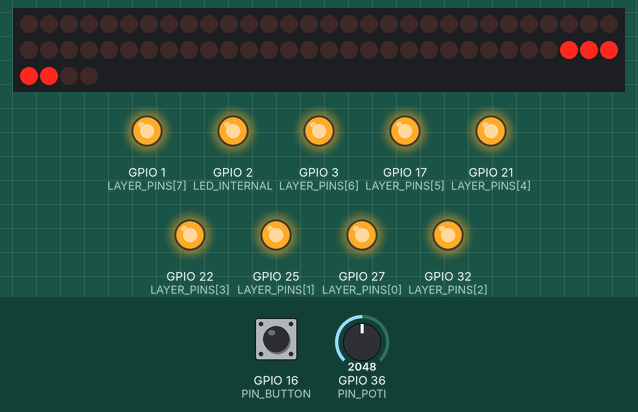
Bench run of a program on a simulated ESP32. Shown: 64 shift-register outputs drawn as a row of LEDs (first output left, lit = HIGH), output pins drawn as LEDs (lit = HIGH). Wiring (inferred from the names in the program): 8 × shift register (74HC595): data GPIO 26; shift clock GPIO 19; latch GPIO 18. Wiring (inferred from the signals the program sends): row of LEDs: on Q0, Q1, Q2, Q3, Q4, Q5, Q6, Q7, Q8, Q9, Q10, Q11, Q12, Q13, Q14, Q15, Q16, Q17, Q18, Q19, Q20, Q21, Q22, Q23, Q24, Q25, Q26, Q27, Q28, Q29, Q30, Q31, Q32, Q33, Q34, Q35, Q36, Q37, Q38, Q39, Q40, Q41, Q42, Q43, Q44, Q45, Q46, Q47, Q48, Q49, Q50, Q51, Q52, Q53, Q54, Q55, Q56, Q57, Q58, Q59, Q60, Q61, Q62, Q63. The test bench sets the inputs (shaded band); at power-on: GPIO 16 (PIN_BUTTON) HIGH, GPIO 36 (PIN_POTI) = 2048. Random numbers use the default seed unless the program sets one; pins used as bus, display or sensor lines are not drawn.

Above: at 1.2 s.
1.3 s: GPIO 16 (PIN_BUTTON) pulled LOW for 0.15 s
At 1.65 s:
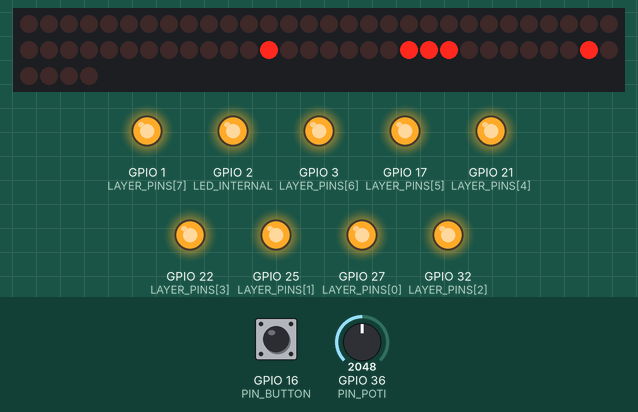
2.0 s: GPIO 16 (PIN_BUTTON) pulled LOW for 1 s
At 2.8 s:
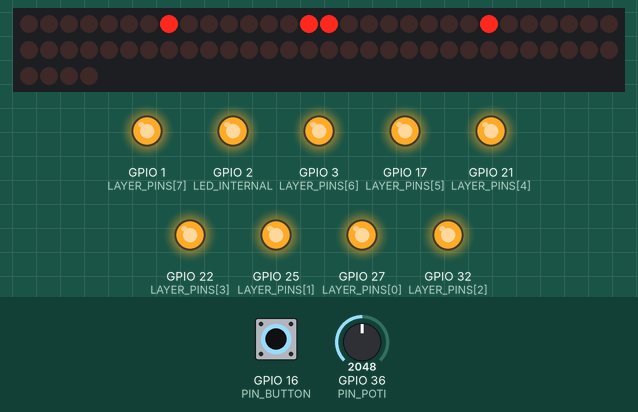
3.6 s: GPIO 16 (PIN_BUTTON) pulled LOW for 0.15 s
At 4.05 s:
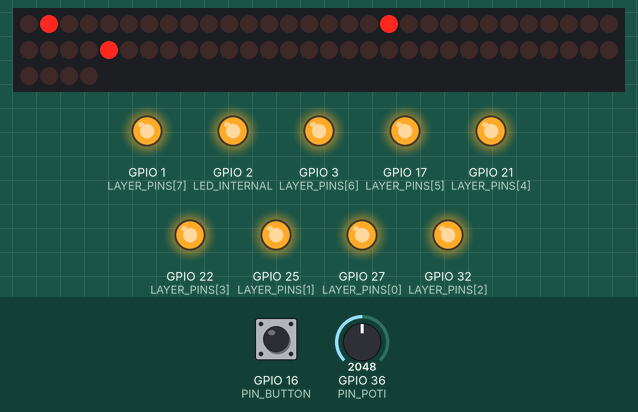
4.3 s: GPIO 16 (PIN_BUTTON) pulled LOW for 3.2 s
At 4.9 s:
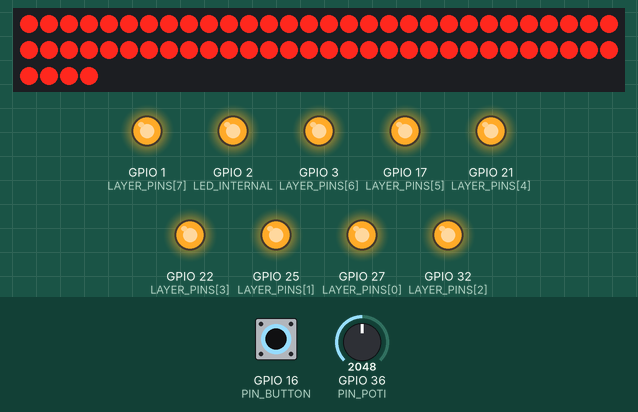
Timing chart, 0 to 4.9 s (numbered marks = the images above; inputs shaded):
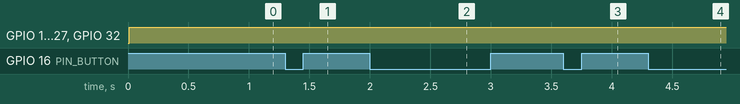

The program:

main.cpp
```cpp
#include "Arduino.h"

#include "ledcube.hpp"
#include "animations/blinking_grid.hpp"
#include "animations/random_dot.hpp"
#include "animations/planboing.hpp"
#include "animations/rain.hpp"
#include "animations/bouncing_ball.hpp"
#include "animations/random_fill.hpp"
#include "animations/ripples.hpp"
#include "animations/fill.hpp"
#include "animations/plane_random_suspend.hpp"
#include "animations/string_fly.hpp"

/* Pins */
const uint8_t LED_INTERNAL = 2;
const uint8_t PIN_SHIFT = 19;
const uint8_t PIN_STORE = 18;
const uint8_t PIN_DATA  = 26;
const uint8_t LAYER_PINS[8] =
{
    27,
    25,
    32,
    22,
    21,
    17,
    3,  // Pin 3 RXD -> not useable with Serial Connection active
    1   // Pin 1 TXD -> not useable with Serial Connection active

};
const uint8_t PIN_POTI = 36;
const uint8_t PIN_BUTTON = 16;

/* Constants */
const int BUTTON_DEBOUNCE = 300; // [ms]
const int POTI_UPDATE_RATE = 10; // [ms]
const uint8_t NUM_OF_ANIMATIONS = 7;
const int REFRESH_RATE = 100; // [Hz] refresh rate for complete cube (all layers)
const uint32_t PWM_FREQ = 125000;
const int PWM_RES = 8;
const int PWM_OFF = pow(2,PWM_RES)-1;

/* TODO */
// animations geschwindigkeit über poti? (zB poti bei gedrückter Taste)
// kaputte LED austauschen
// vcc stabilisieren? (flash Probleme mit desktop PC)


/* Globals */
volatile uint8_t brightness_percent; // non-linear due to LED
// 100% -> 0
// 50% -> 255
// 0% -> 511
hw_timer_t *timer_refresh = NULL;
hw_timer_t *timer_poti = NULL;
LedCube cube;
uint8_t act_z;
uint8_t prev_z;
volatile uint8_t active_animation;
uint32_t last_change_state;
float animation_speed_factor;

void IRAM_ATTR ISR_refreshCube()
{
    // deactivate shift register output
    digitalWrite(PIN_STORE, LOW);
    // fill shift register with new data
    for (uint8_t y = 0; y < cube.getSizeY(); y++)
    {
        uint8_t output_byte = 0;
        // here SIZE_X is hardcoded to 8 because of shiftOut expects 1 Byte,
        // more logic would be needed for variable SIZE_X
        for (uint8_t x = 0; x < 8; x++)
        {
            output_byte += cube.getVoxel(x, y, act_z) << x;
        }
        shiftOut(PIN_DATA, PIN_SHIFT, LSBFIRST, ~output_byte);
    }
    //switch off previous layer
    ledcWrite(prev_z, PWM_OFF);
    // switch on new layer
    int pwm_on = PWM_OFF - (PWM_OFF*brightness_percent/100);
    ledcWrite(act_z, pwm_on);
    // activate shift register output
    digitalWrite(PIN_STORE, HIGH);
    // increment counter
    prev_z = act_z;
    act_z++;
    if (act_z >= cube.getSizeZ())
    {
        act_z = 0;
    }
}
void IRAM_ATTR ISR_getPotiValue()
{
    int analog_value = analogRead(PIN_POTI);
    if (digitalRead(PIN_BUTTON))
    {
        // button not pressed
        animation_speed_factor = map(analog_value, 0, 4095, 20, 5)/10;
    }
    else
    {
        // button pressed
        //brightness_percent = map(analog_value, 0, 4095, 5, 100);
    }
}
void IRAM_ATTR ISR_changeState()
{
    if (millis() - last_change_state > BUTTON_DEBOUNCE)
    {
        last_change_state = millis();
        active_animation++;
        if (active_animation == NUM_OF_ANIMATIONS)
        {
        active_animation = 0;
        }
    }
}
void setupPins()
{
    pinMode(LED_INTERNAL, OUTPUT);
    pinMode(PIN_STORE, OUTPUT);
    pinMode(PIN_SHIFT, OUTPUT);
    pinMode(PIN_DATA, OUTPUT);
    for (int z = 0; z < 8; z++)
    {
        ledcAttachPin(LAYER_PINS[z], z);
        ledcSetup(z, PWM_FREQ, PWM_RES);
    }
    pinMode(PIN_BUTTON, INPUT_PULLUP);
}
void setupTimerRefreshCube()
{
    timer_refresh = timerBegin(0, 80, true);
    timerAttachInterrupt(timer_refresh, &ISR_refreshCube, true);
    // base clock: 80 MHz
    // prescaler: 80
    // timer tick: 1µs
    timerAlarmWrite(timer_refresh, 1000000/(8*REFRESH_RATE), true);
    timerAlarmEnable(timer_refresh);
}
void setupTimerPoti()
{
    timer_poti = timerBegin(2, 80, true);
    timerAttachInterrupt(timer_poti, &ISR_getPotiValue, true);
    // base clock: 80 MHz
    // prescaler: 80
    // timer tick: 1µs
    timerAlarmWrite(timer_poti, POTI_UPDATE_RATE*1000, true);
    timerAlarmEnable(timer_poti);
}
void setup()
{
    setupPins();
    setupTimerRefreshCube();
    setupTimerPoti();
    attachInterrupt(PIN_BUTTON, ISR_changeState, FALLING);
    //Serial.begin(115200);
    act_z = 1;
    prev_z = 0;
    active_animation = 5;
    brightness_percent = 25;
    last_change_state = 0;
    animation_speed_factor = 1;
    digitalWrite(LED_INTERNAL, HIGH);
}

void loop()
{
    if (millis()/1000 % 15 == 0)
    {
        cube.setCubeBase(cube.FRONT);
    }
    else if (millis()/1000 % 15 == 5)
    {
        cube.setCubeBase(cube.LEFT);
    }
    else if (millis()/1000 % 15 == 10)
    {
        cube.setCubeBase(cube.BOTTOM);
    }
    switch (active_animation)
    {
        case 0:
            PlaneRandSuspend::draw(cube, 0, 15);
            break;
        case 1:
            cube.setCubeBase(cube.BOTTOM);
            Rain::draw(cube, 10);
            break;
        case 2:
            Planboing::draw(cube, 2, 10);
            break;
        case 3:
            cube.setCubeBase(cube.BOTTOM);
            RandomFill::draw(cube, 20);
            break;
        case 4:
            Ripples::draw(cube, 500);
            break;
        case 5:
            cube.setCubeBase(cube.BOTTOM);
            StringFly::draw(cube, "3210 HelloWorld", 10);
            break;
        case 6:
            cube.setCubeBase(cube.BOTTOM);
            BouncingBall::draw(cube);
            break;
        default:
            BlinkingGrid::draw(cube);
            break;
    }
}
```

blinking_grid.cpp
```cpp
#include "blinking_grid.hpp"

using namespace BlinkingGrid;

static uint32_t last_run = 0;
static bool toggle = true;

void BlinkingGrid::draw(LedCube &cube, uint8_t freq)
{
    if (millis() - last_run > 1000 / freq)
    {
        toggle = !toggle;
        last_run = millis();
    }
    for (byte z = 0; z < cube.getSizeZ(); z++)
    {
        for (byte y = 0; y < cube.getSizeY(); y++)
        {
            for (byte x = 0; x < cube.getSizeX(); x++)
            {
                if ((x + y + z) % 2 == toggle)
                {
                    cube.setVoxel(x, y, z);
                    // bitSet(cube[y][z], x);
                }
                else
                {
                    cube.setVoxel(x, y, z, false);
                    // bitClear(cube[y][z], x);
                }
            }
        }
    }
}
```

blinking_grid.hpp
```cpp
#ifndef BLINKINGGRID_H
#define BLINKINGGRID_H

#include "Arduino.h"
#include "ledcube.hpp"

namespace BlinkingGrid
{

const uint8_t ball_radius = 2;
void draw(LedCube& cube, uint8_t freq = 5);

}

#endif
```

bouncing_ball.cpp
```cpp
#include "bouncing_ball.hpp"

using namespace BouncingBall;

static uint32_t  last_run = 0;
static std::array<int8_t, 3> position = {0, 0, 0};
static std::array<int8_t, 3> move_vector = {0, 0, 0};


void BouncingBall::draw(LedCube& cube, uint8_t freq)
{
    if (millis() - last_run > 10000/freq || last_run == 0)
    {
        //first run
        position =
        {
            (int8_t) random(cube.getSizeX()),
            (int8_t) random(cube.getSizeY()),
            (int8_t) random(cube.getSizeZ())
        };
        move_vector =
        {
            (int8_t) random(2) == 1 ? (int8_t) 1 : (int8_t) -1,
            (int8_t) random(2) == 1 ? (int8_t) 1 : (int8_t) -1,
            (int8_t) random(2) == 1 ? (int8_t) 1 : (int8_t) -1
        };
    }
    if (millis() - last_run > 1000/freq)
    {
        last_run = millis();
        cube.setCube(false);
        static std::array<int8_t, 3> new_position;
        for (int axis = 0; axis < 3; axis++)
        {
            new_position[axis] = position[axis] + move_vector[axis];
            if (new_position[axis] >= cube.getSize(axis))
            {
                int outside_distance = new_position[axis] - (cube.getSize(axis) - 1);
                new_position[axis] = (cube.getSize(axis) - 1) - outside_distance;
                move_vector[axis] = -1 * move_vector[axis];
            }
            else if (new_position[axis] < 0)
            {
                new_position[axis] = -1* new_position[axis];
                move_vector[axis] = -1 * move_vector[axis];
            }
        }
        position = new_position;

        // draw ball
        cube.setVoxel(position[0], position[1], position[2]);
        cube.setVoxel(position[0]-1, position[1], position[2]);
        cube.setVoxel(position[0]+1, position[1], position[2]);
        cube.setVoxel(position[0], position[1]-1, position[2]);
        cube.setVoxel(position[0], position[1]+1, position[2]);
        cube.setVoxel(position[0], position[1], position[2]-1);
        cube.setVoxel(position[0], position[1], position[2]+1);
    }
}
```

bouncing_ball.hpp
```cpp
#ifndef BOUNCINGBALL_H
#define BOUNCINGBALL_H

#include "ledcube.hpp"

namespace BouncingBall
{

    void draw(LedCube &cube, uint8_t freq = 10);

}
#endif
```

fill.cpp
```cpp
#include "fill.hpp"

using namespace Fill;

static uint32_t last_run = 0;
static uint32_t iterations = 0;

void Fill::draw(LedCube &cube, int freq)
{
    // clear cube if first run
    if (millis() - last_run > 10000 / freq)
    {
        cube.setCube(false);
        last_run = millis();
    }
    if (millis() - last_run > 1000 / freq)
    {
        if (iterations == 512)
        {
            iterations = 0;
            cube.setCube(false);
        }

        uint8_t pos_z = iterations / 64;
        uint8_t pos_y = iterations % 64 / 8;
        uint8_t pos_x = iterations % 64 % 8;
        cube.setVoxel(pos_x, pos_y, pos_z);
        iterations++;
        last_run = millis();
    }
}
```

fill.hpp
```cpp
#ifndef FILL_H
#define FILL_H

#include "ledcube.hpp"

namespace Fill
{

    void draw(LedCube &cube, int freq = 10);

}
#endif
```

planboing.cpp
```cpp
#include "planboing.hpp"

using namespace Planboing;

static uint32_t last_run = 0;
static int i = 0;
static int increment = 1;

// Draw a plane on one axis and send it back and forth.
void Planboing::draw(LedCube &cube, int axis, int freq)
{
	if (millis() - last_run > 1000 / freq)
	{
		cube.setCube(false);
		int i_max = 0;
		cube.setPlane(axis, i);
		i_max = cube.getSize(axis);
		if (i == i_max - 1)
		{
			increment = -1;
		}
		if (i == 0)
		{
			increment = 1;
		}
		i += increment;

		last_run = millis();
	}
}
```

planboing.hpp
```cpp
#ifndef PLANBOING_H
#define PLANBOING_H

#include "ledcube.hpp"
#include "Arduino.h"

namespace Planboing
{

    void draw(LedCube &cube, int plane, int freq = 10);

}
#endif
```

plane_random_suspend.cpp
```cpp
#include "plane_random_suspend.hpp"

using namespace PlaneRandSuspend;

static uint32_t last_run = 0;
uint8_t positions[64];
uint8_t destinations[64];
uint8_t iterations = 0;
static bool direction = true;

void PlaneRandSuspend::draw(LedCube &cube, uint8_t axis, int freq)
{
    // start of animation
    if (iterations == 0)
    {
        cube.setCube(false);
        cube.setPlane(axis, direction ? 0 : 7);
        for (int i = 0; i < 64; i++)
        {
            positions[i] = direction ? 0 : 7;
            destinations[i] = random(1, 7);
        }
        iterations++;
        delay(1000);
    }

    // animation step
    if (millis() - last_run > 1000 / freq)
    {
        last_run = millis();

        // destination reached
        if (iterations > 7 && iterations < 10)
        {
            for (int i = 0; i < 64; i++)
            {
                destinations[i] = direction ? 7 : 0;
            }
            iterations++;
            return;
        }

        // move voxel
        for (int px = 0; px < 64; px++)
        {
            if (direction && positions[px] < destinations[px])
            {
                positions[px]++;
            }
            if (!direction && positions[px] > destinations[px])
            {
                positions[px]--;
            }
        }

        // draw new positions
        cube.setCube(false);
        for (int a = 0; a < 8; a++)
        {
            for (int b = 0; b < 8; b++)
            {
                uint8_t c = positions[(a * 8) + b];
                switch (axis)
                {
                case 0:
                    cube.setVoxel(c, b, a);
                    break;
                case 1:
                    cube.setVoxel(a, c, b);
                    break;
                case 2:
                    cube.setVoxel(a, b, c);
                    break;
                default:
                    cube.setVoxel(c, b, a);
                    break;
                }
            }
        }

        iterations++;

        // animation finished, restart in opposite direction
        if (iterations == 16)
        {
            iterations = 0;
            direction = !direction;
        }
    }
}
```

plane_random_suspend.hpp
```cpp
#ifndef PLANERANDSUSPEND_H
#define PLANERANDSUSPEND_H

#include "ledcube.hpp"

namespace PlaneRandSuspend
{

    void draw(LedCube &cube, uint8_t axis = 0, int freq = 15);

}
#endif
```

rain.cpp
```cpp
#include "rain.hpp"

using namespace Rain;

static uint32_t last_run = 0;

void Rain::draw(LedCube &cube, int freq)
{
    // clear cube if first run
    if (millis() - last_run > 10000 / freq)
    {
        cube.setCube(false);
    }
    if (millis() - last_run > 1000 / freq)
    {

        cube.shift(2, -1);
        for (int i = 0; i < rand() % 4; i++)
        {
            int rnd_x = rand() % cube.getSizeX();
            int rnd_y = rand() % cube.getSizeY();
            cube.setVoxel(rnd_x, rnd_y, cube.getSizeZ() - 1);
        }
        last_run = millis();
    }
}
```

rain.hpp
```cpp
#ifndef RAIN_H
#define RAIN_H

#include "ledcube.hpp"

namespace Rain
{

    void draw(LedCube &cube, int freq = 10);

}
#endif
```

random_dot.cpp
```cpp
#include "random_dot.hpp"

using namespace RandomDot;

static uint32_t last_run = 0;

void RandomDot::draw(LedCube &cube, uint8_t freq)
{
  if (millis() - last_run > 1000 / freq)
  {
    cube.setCube(false);
    delay(1);
    cube.setVoxel(random(cube.getSizeX()), random(cube.getSizeY()), random(cube.getSizeZ()));
    last_run = millis();
  }
}
```

random_dot.hpp
```cpp
#ifndef RANDOMDOT_H
#define RANDOMDOT_H

#include "Arduino.h"
#include "ledcube.hpp"

namespace RandomDot
{

    void draw(LedCube &cube, uint8_t freq = 5);

}

#endif
```

random_fill.cpp
```cpp
#include "random_fill.hpp"

using namespace RandomFill;

static uint32_t last_run = 0;

void RandomFill::draw(LedCube &cube, int freq, bool state)
{
    // clear cube if first run
    if (millis() - last_run > 10000 / freq)
    {
        cube.setCube(!state);
    }
    if (millis() - last_run > 1000 / freq)
    {
        uint8_t x = random(cube.getSizeX());
        uint8_t y = random(cube.getSizeY());
        uint8_t z = random(cube.getSizeZ());
        if (cube.getVoxel(x, y, z) != state)
        {
            cube.setVoxel(x, y, z, state);
            last_run = millis();
        }
    }
}
```

random_fill.hpp
```cpp
#ifndef RANDOMFILL_H
#define RANDOMFILL_H

#include "ledcube.hpp"

namespace RandomFill
{

    void draw(LedCube &cube, int freq = 10, bool state = true);

}
#endif
```

ripples.cpp
```cpp
#include "ripples.hpp"
#include <math.h>

using namespace Ripples;

static uint32_t last_run = 0;
static uint32_t iterations = 0;
const static int MAX_ITERATION = 100;

void Ripples::draw(LedCube &cube, int freq)
{
    // clear cube if first run
    if (millis() - last_run > 10000 / freq)
    {
        cube.setCube(false);
    }
    if (millis() - last_run > 1000 / freq)
    {
        float distance, height;
        float ripple_interval = 1.3;
        cube.setCube(false);
        for (uint8_t x = 0; x < cube.getSizeX(); x++)
        {
            for (uint8_t y = 0; y < cube.getSizeY(); y++)
            {
                distance = distance2d((cube.getSizeX() - 1) / 2, (cube.getSizeY() - 1) / 2, x, y); /// 9.899495*8;
                height = cube.getSizeZ() / 2 + sin(distance / ripple_interval + (float)iterations / 100) * cube.getSizeZ() / 2;
                cube.setVoxel(x, y, (int)height);
            }
        }
        iterations++;
        last_run = millis();
    }
}

float Ripples::distance2d(float x1, float y1, float x2, float y2)
{
    return sqrt((x1 - x2) * (x1 - x2) + (y1 - y2) * (y1 - y2));
}
```

ripples.hpp
```cpp
#ifndef RIPPLES_H
#define RIPPLES_H

#include "ledcube.hpp"

namespace Ripples
{

    void draw(LedCube &cube, int freq = 10);
    float distance2d(float x1, float y1, float x2, float y2);

}
#endif
```

string_fly.cpp
```cpp
#include "string_fly.hpp"

using namespace StringFly;
using namespace std;

static uint32_t last_run = 0;
static uint8_t text_position = 0;
static uint8_t iteration = 0;
static unsigned char chr[5];

void StringFly::draw(LedCube &cube, string text, uint8_t freq)
{
    if (millis() - last_run > 10000 / freq)
    {
        cube.setCube(false);
        text_position = 0;
        iteration = 0;
    }
    if (millis() - last_run > 1000 / freq)
    {
        last_run = millis();

        // repeat text from start
        if (text_position == text.length())
        {
            text_position = 0;
        }

        // shift cube from back to front 1 step
        cube.shift(1, -1);

        // draw next letter
        if (iteration == 0)
        {
            cube.setCube(false);
            font_getchar(text[text_position], chr);
            for (int x = 0; x < 5; x++)
            {
                for (int y = 0; y < 8; y++)
                {
                    if ((chr[x] & (0x80 >> y)))
                    {
                        cube.setVoxel(x + 2, START_PLANE, y);
                    }
                }
            }
        }

        iteration++;

        // letter reached front, switch to next letter
        if (iteration == 8)
        {
            text_position++;
            iteration = 0;
        }
    }
}
```

string_fly.hpp
```cpp
#ifndef STRINGFLY_H
#define STRINGFLY_H

#include "ledcube.hpp"
#include "font.hpp"
#include <string>

using namespace std;

namespace StringFly
{
    const uint8_t START_PLANE = 7;
    void draw(LedCube &cube, string text, uint8_t freq = 5);

}

#endif
```
